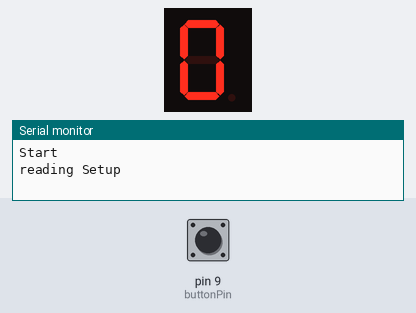
This sketch was run on a simulated Arduino Uno, built with avr-gcc and run on an emulated ATmega328P. Shown: 1-digit seven-segment display, the last lines printed to the serial monitor. Wiring (inferred from the names in the program): 1-digit 7-segment display, segments lit when HIGH: segments pin 2, pin 3, pin 4, pin 5, pin 6, pin 7, pin 8. The inputs (shaded band) are chosen by the test bench; at power-on: pin 9 (buttonPin) HIGH. The segment pins are drawn as the display they are named for.

Above: at 1.2 s.
1.3 s: pin 9 (buttonPin) pulled LOW for 0.15 s
At 2.5 s:
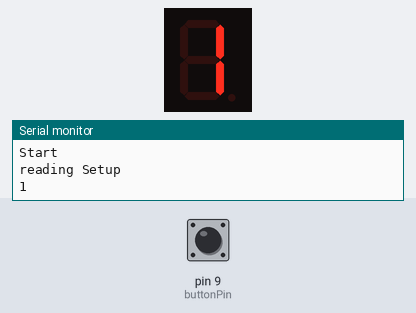
2.9 s: pin 9 (buttonPin) pulled LOW for 1 s
At 3.9 s:
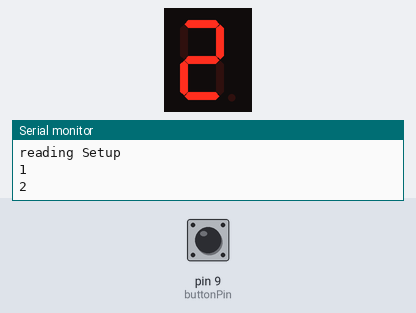
5.4 s: pin 9 (buttonPin) pulled LOW for 0.15 s
At 5.8 s:
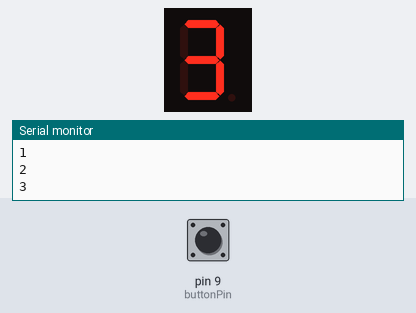
7.0 s: pin 9 (buttonPin) pulled LOW for 1 s
At 8.2 s:
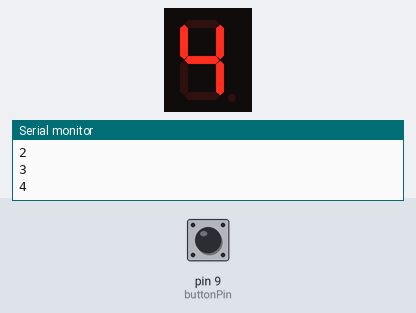
Timing chart, 0 to 10.0 s (numbered marks = the images above; inputs shaded):
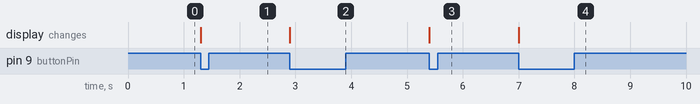

The sketch:

LAB_week3_GPIO.ino
```cpp
// Pin configuration for each segment: A B C D E F G
const int segmentPins[7] = {2, 3, 4, 5, 6, 7, 8};

// Digit patterns for 0–9 (segments A-G, 0 = on, 1 = off for common cathode)
const byte digits[10][7] = {
  { 1, 1, 1, 1, 1, 1, 0 },  // 0
  { 0, 1, 1, 0, 0, 0, 0 },  // 1
  { 1, 1, 0, 1, 1, 0, 1 },  // 2
  { 1, 1, 1, 1, 0, 0, 1 },  // 3
  { 0, 1, 1, 0, 0, 1, 1 },  // 4
  { 1, 0, 1, 1, 0, 1, 1 },  // 5
  { 1, 0, 1, 1, 1, 1, 1 },  // 6
  { 1, 1, 1, 0, 0, 0, 0 },  // 7
  { 1, 1, 1, 1, 1, 1, 1 },  // 8
  { 1, 1, 1, 1, 0, 1, 1 }   // 9
};

const int buttonPin = 9;
int currentNumber = 0;
bool lastButtonState = HIGH;

unsigned long lastDebounceTime = 0;
const unsigned long debounceDelay = 50;

void setup() {
  Serial.begin(9600);
  for (int i = 0; i < 7; i++) {
    pinMode(segmentPins[i], OUTPUT);
  }
  pinMode(buttonPin, INPUT_PULLUP);

  //*for test*
  Serial.println("Start");

  displayDigit(currentNumber);

  //*for test*
  Serial.println("reading Setup");
  //Serial.println(currentNumber);

}

void loop() {

  //*for test*
  //Serial.println("reading loop");

  bool reading = digitalRead(buttonPin);
  if (reading != lastButtonState) {
    lastDebounceTime = millis();

            ///////////////////////////////////////////
    if(lastButtonState == HIGH){
    currentNumber = currentNumber + 1;
    displayDigit(currentNumber);

    //*for test*
    Serial.println(currentNumber);

  }else {
    }
          ///////////////////////////////////////////

  }

  //*for test*
     //Serial.println(millis());
     //Serial.println(lastDebounceTime);
     //Serial.println(millis() - lastDebounceTime);

  /*
  //if ((millis() - lastDebounceTime) > debounceDelay && reading == LOW && lastButtonState == HIGH) {
  if(lastButtonState == HIGH){
    currentNumber = currentNumber + 1;
    displayDigit(currentNumber);

    //*for test
    Serial.println(currentNumber);

  }
 */

  lastButtonState = reading;

  //*for test*
  //Serial.println(currentNumber);

}

void displayDigit(int num) {
  for (int i = 0; i < 7; i++) {
    digitalWrite(segmentPins[i], digits[num][i]);

    //*for test*
    //Serial.println("currentNumber num");

  }
}


/////////////////////////////////////////////////////////////////////////////////////////////

/*
// Pin configuration for each segment: A B C D E F G
const int segmentPins[7] = {2, 3, 4, 5, 6, 7, 8};

// Digit patterns for 0–9 (segments A-G, 0 = on, 1 = off for common cathode)
const byte digits[10][7] = {
  { 1, 1, 1, 1, 1, 1, 0 },  // 0
  { 0, 1, 1, 0, 0, 0, 0 },  // 1
  { 1, 1, 0, 1, 1, 0, 1 },  // 2
  { 1, 1, 1, 1, 0, 0, 1 },  // 3
  { 0, 1, 1, 0, 0, 1, 1 },  // 4
  { 1, 0, 1, 1, 0, 1, 1 },  // 5
  { 1, 0, 1, 1, 1, 1, 1 },  // 6
  { 1, 1, 1, 0, 0, 0, 0 },  // 7
  { 1, 1, 1, 1, 1, 1, 1 },  // 8
  { 1, 1, 1, 1, 0, 1, 1 }   // 9
};

const int buttonPin = 9;
int currentNumber = 0;
bool lastButtonState = HIGH;

unsigned long lastDebounceTime = 0;
const unsigned long debounceDelay = 50;

void setup() {
  for (int i = 0; i < 7; i++) {
    pinMode(segmentPins[i], OUTPUT);
  }
  pinMode(buttonPin, INPUT_PULLUP);
  displayDigit(currentNumber);
}

void loop() {
  bool reading = digitalRead(buttonPin);
  if (reading != lastButtonState) {
    lastDebounceTime = millis();
  }

  if ((millis() - lastDebounceTime) > debounceDelay && reading == LOW && lastButtonState == HIGH) {
    currentNumber = (currentNumber + 1) % 10;
    //currentNumber = (currentNumber + 1);
    displayDigit(currentNumber);
  }

  lastButtonState = reading;
}

void displayDigit(int num) {
  for (int i = 0; i < 7; i++) {
    digitalWrite(segmentPins[i], digits[num][i]);
  }
}

*/

///////////////////////////////////////////////////////////////////////////////////////////////

/*
int Value = 0;
const byte PIN[7] = {2,3,4,5,6,7,8};

int bits[10][7] = {{ 1, 1, 1, 1, 1, 1, 0 },  // 0
  { 0, 1, 1, 0, 0, 0, 0 },  // 1
  { 1, 1, 0, 1, 1, 0, 1 },  // 2
  { 1, 1, 1, 1, 0, 0, 1 },  // 3
  { 0, 1, 1, 0, 0, 1, 1 },  // 4
  { 1, 0, 1, 1, 0, 1, 1 },  // 5
  { 1, 0, 1, 1, 1, 1, 1 },  // 6
  { 1, 1, 1, 0, 0, 0, 0 },  // 7
  { 1, 1, 1, 1, 1, 1, 1 },  // 8
  { 1, 1, 1, 1, 0, 1, 1 }  // 9
};
void setup(){
  for (int i=0; i<7; i++) {
    pinMode (PIN[i], OUTPUT);
  }
}

void loop(){
  Value = analogRead(A0);
  for (int i=0; i<7; i++) {
    digitalWrite(PIN[i] , LOW);
  }
  int scale = map(Value, 0, 1020, 0, 8); // map function to get brihtness

  for (int j = 0; j < 7; j++) {
    digitalWrite(j+2, bits[scale][j]);
  }

  delay(100); // Wait for 100 millisecond(s)
}
*/
```

Measured:
- after the input at 1.3 s, the display: changes at once (image 1)
- after the input at 2.9 s, the display: changes at once (image 2)
- after the input at 5.4 s, the display: changes at once (image 3)
- after the input at 7.0 s, the display: changes at once (image 4)
